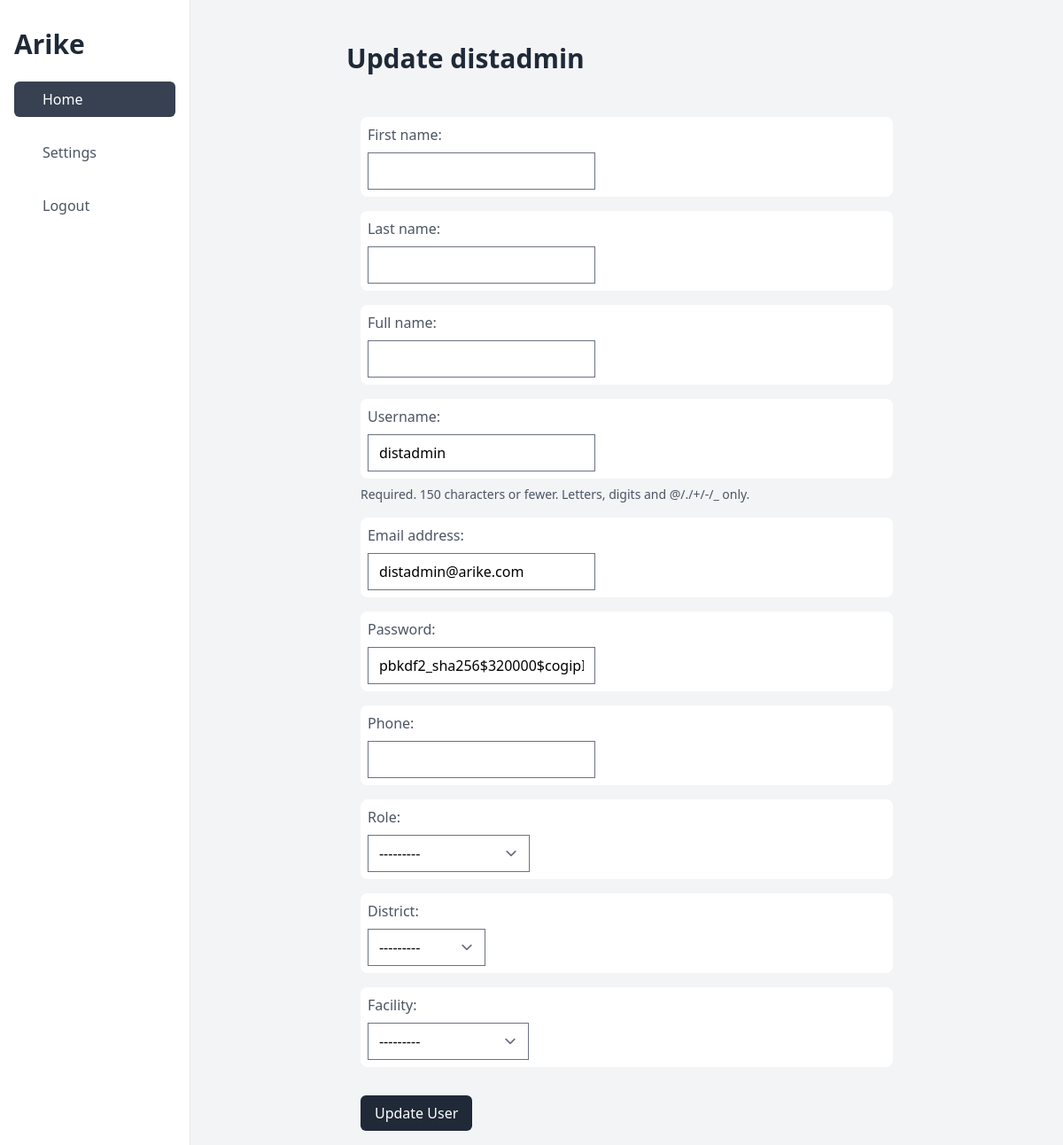
The page /update/user/1 on the database as committed earlier.
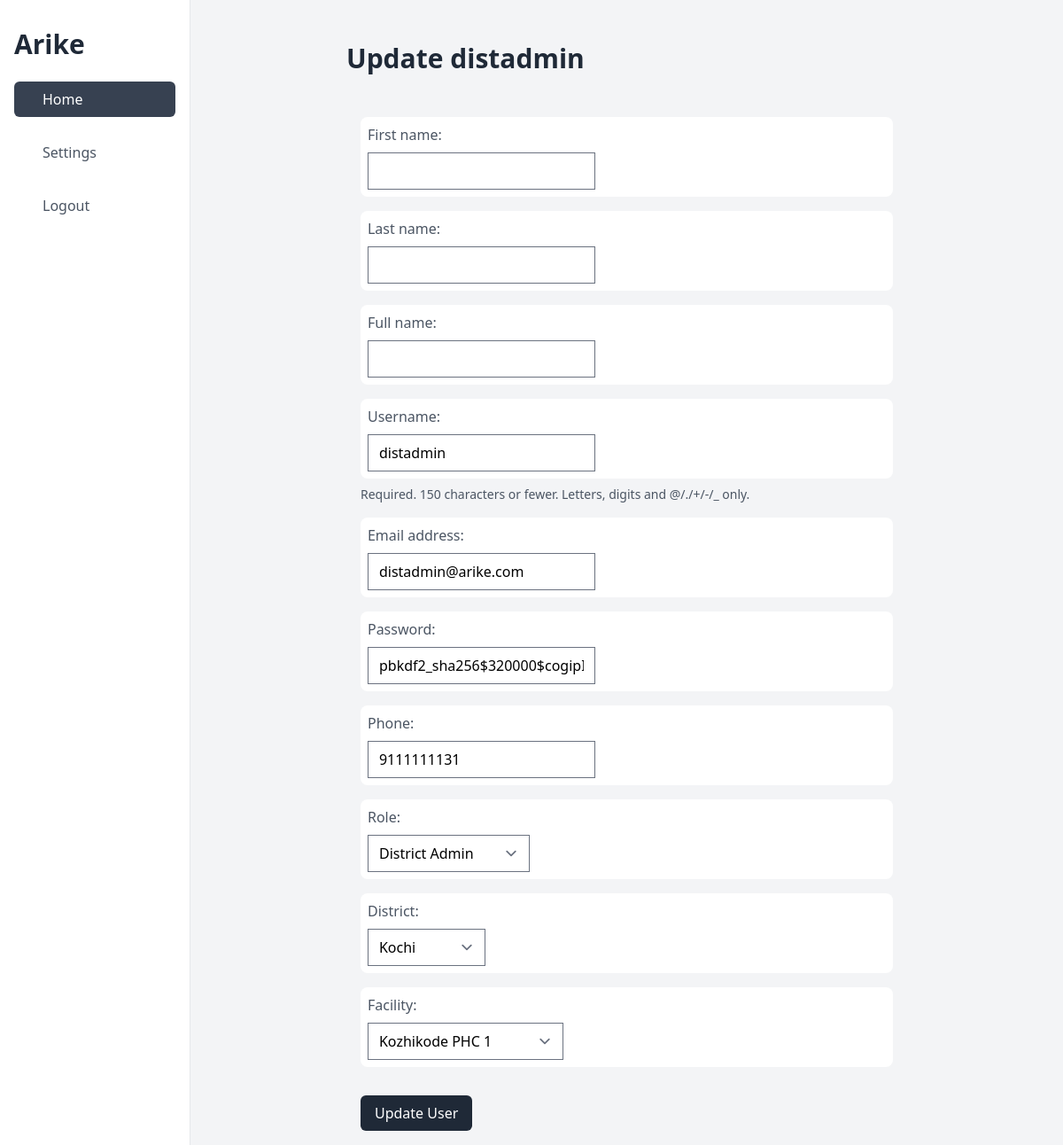
The same page on the database as committed later.
### apps/models.py (models this page shows, shortened)
class CustomUser(AbstractUser):
    full_name = models.CharField(max_length=150, blank=True)
    role = models.CharField(choices=USER_ROLES, max_length=20, blank=False)
    phone = models.CharField(max_length=14, validators=[phone_number_regex])
    is_verified = models.BooleanField(default=True)
    district = models.ForeignKey(
        District, on_delete=models.PROTECT, blank=True, null=True
    )
    facility = models.ForeignKey(
        Facility, on_delete=models.PROTECT, blank=True, null=True
    )
    created_at = models.DateTimeField(auto_now_add=True)
    updated_at = models.DateTimeField(auto_now=True)
    deleted = models.BooleanField(default=False)

### apps/views.py (the view)
# urls.py: path("update/user/<pk>", UserUpdateView.as_view()),
class UserUpdateView(UpdateView):
    model = CustomUser
    form_class = CustomUserForm
    template_name = "User/customuser_update.html"
    success_url = "/dashboard"

### apps/views.py
class CustomUserForm(ModelForm):
    class Meta:
        model = CustomUser
        fields = [
            "first_name",
            "last_name",
            "full_name",
            "username",
            "email",
            "password",
            "phone",
            "role",
            "district",
            "facility",
        ]
        exclude = [
            "is_staff",
            "is_active",
            "deleted",
            "last_login",
            "groups",
            "user_permissions",
            "is_superuser",
        ]

### apps/models.py (called while the page is built)
    def __str__(self):
        return self.name

    def __str__(self):
        return self.name

### templates/User/customuser_update.html (shortened to what this page needs)
{% extends "base_dashboard.html" %}
{% block content %}
    <div class="flex my-8">
        <h1 class="text-3xl font-bold text-gray-800">Update {{ object.username }}</h1>
    </div>
    <form action="" method="post">
        <div class="">
            {% for field in form %}
                <div class="fieldWrapper m-4">
                    <div class="bg-white rounded-lg px-2 py-2">
                        <div class="text-l font-regular text-gray-600 mb-2">{{ field.label_tag }}</div>
                        <div>{{ field }}</div>
                    </div>
                    {% if field.help_text %}
                    <div class="help text-sm text-gray-600 pt-2">{{ field.help_text|safe }}</div>
                    {% endif %}
                </div>
            {% endfor %}
        </div>
        <div class="text-left mt-8 ml-4">
            <Button class="bg-gray-800 px-4 text-white p-2 rounded-md " type="submit">Update User</Button>
        </div>
    </form>
{% endblock content %}

Rows that differ between the two databases and show on the page:
changed CustomUser "distadmin": phone (not shown) → "9111111131"; role "---------" → "District Admin"; district "---------" → "Kochi"; facility "---------" → "Kozhikode PHC 1"
